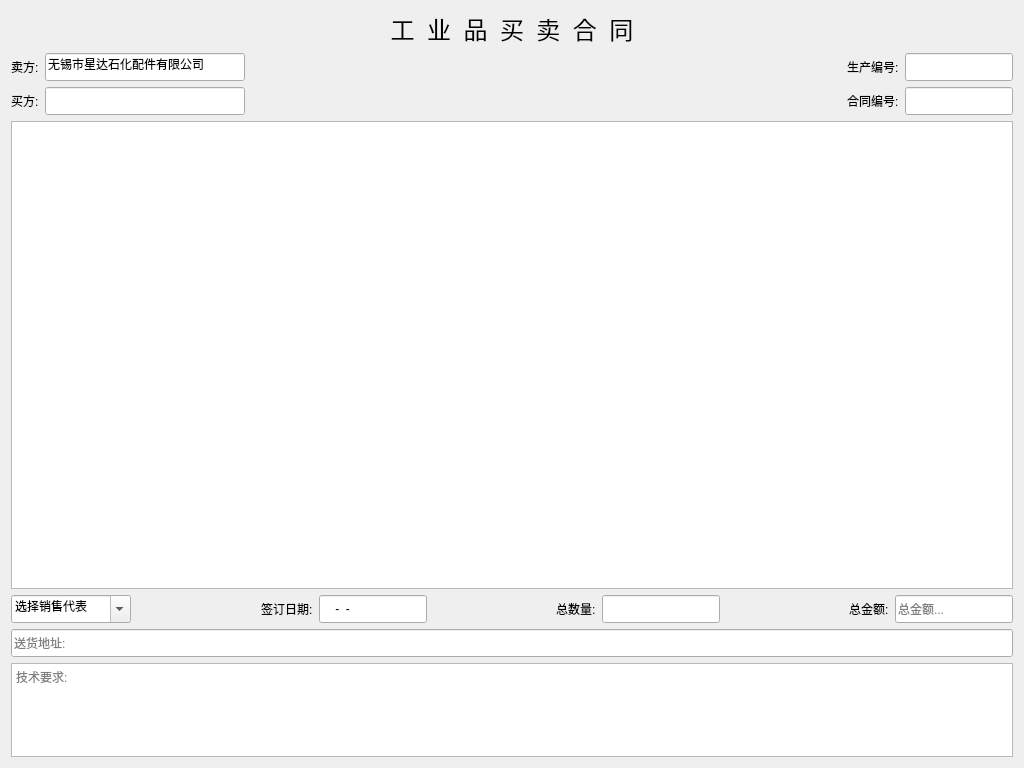
<?xml version="1.0" encoding="UTF-8"?>
<ui version="4.0">
 <class>WidgetOrder</class>
 <widget class="QWidget" name="WidgetOrder">
  <property name="geometry">
   <rect>
    <x>0</x>
    <y>0</y>
    <width>1024</width>
    <height>768</height>
   </rect>
  </property>
  <property name="windowTitle">
   <string>订单合同</string>
  </property>
  <property name="toolTip">
   <string/>
  </property>
  <layout class="QVBoxLayout" name="verticalLayout" stretch="0,0,5,0,1">
   <item>
    <widget class="QLabel" name="label">
     <property name="font">
      <font>
       <family>微软雅黑</family>
       <pointsize>18</pointsize>
      </font>
     </property>
     <property name="text">
      <string>工  业  品  买  卖  合  同</string>
     </property>
     <property name="alignment">
      <set>Qt::AlignCenter</set>
     </property>
    </widget>
   </item>
   <item>
    <layout class="QGridLayout" name="gridLayout_2" columnstretch="0,0,2,0,0">
     <item row="0" column="0">
      <widget class="QLabel" name="label_1">
       <property name="text">
        <string>卖方:</string>
       </property>
      </widget>
     </item>
     <item row="0" column="1">
      <widget class="QLineEdit" name="lineEdit_1">
       <property name="minimumSize">
        <size>
         <width>200</width>
         <height>28</height>
        </size>
       </property>
       <property name="text">
        <string>无锡市星达石化配件有限公司</string>
       </property>
      </widget>
     </item>
     <item row="0" column="2" rowspan="2">
      <spacer name="horizontalSpacer">
       <property name="orientation">
        <enum>Qt::Horizontal</enum>
       </property>
       <property name="sizeHint" stdset="0">
        <size>
         <width>508</width>
         <height>46</height>
        </size>
       </property>
      </spacer>
     </item>
     <item row="0" column="3">
      <widget class="QLabel" name="label_3">
       <property name="text">
        <string>生产编号:</string>
       </property>
      </widget>
     </item>
     <item row="0" column="4">
      <widget class="QLineEdit" name="lineEdit_3">
       <property name="minimumSize">
        <size>
         <width>0</width>
         <height>28</height>
        </size>
       </property>
      </widget>
     </item>
     <item row="1" column="0">
      <widget class="QLabel" name="label_2">
       <property name="text">
        <string>买方:</string>
       </property>
      </widget>
     </item>
     <item row="1" column="1">
      <widget class="QLineEdit" name="lineEdit_2">
       <property name="minimumSize">
        <size>
         <width>0</width>
         <height>28</height>
        </size>
       </property>
      </widget>
     </item>
     <item row="1" column="3">
      <widget class="QLabel" name="label_4">
       <property name="text">
        <string>合同编号:</string>
       </property>
      </widget>
     </item>
     <item row="1" column="4">
      <widget class="QLineEdit" name="lineEdit_4">
       <property name="minimumSize">
        <size>
         <width>0</width>
         <height>28</height>
        </size>
       </property>
       <property name="inputMask">
        <string/>
       </property>
      </widget>
     </item>
    </layout>
   </item>
   <item>
    <widget class="QTableWidget" name="TW_order">
     <property name="sizePolicy">
      <sizepolicy hsizetype="Preferred" vsizetype="Preferred">
       <horstretch>0</horstretch>
       <verstretch>0</verstretch>
      </sizepolicy>
     </property>
     <property name="toolTip">
      <string>合同明细</string>
     </property>
     <attribute name="horizontalHeaderStretchLastSection">
      <bool>true</bool>
     </attribute>
     <attribute name="verticalHeaderStretchLastSection">
      <bool>false</bool>
     </attribute>
    </widget>
   </item>
   <item>
    <layout class="QGridLayout" name="gridLayout">
     <item row="0" column="0">
      <widget class="QComboBox" name="comboBox">
       <property name="sizePolicy">
        <sizepolicy hsizetype="Fixed" vsizetype="Fixed">
         <horstretch>0</horstretch>
         <verstretch>0</verstretch>
        </sizepolicy>
       </property>
       <property name="minimumSize">
        <size>
         <width>120</width>
         <height>28</height>
        </size>
       </property>
       <property name="editable">
        <bool>true</bool>
       </property>
       <property name="currentText">
        <string>选择销售代表</string>
       </property>
      </widget>
     </item>
     <item row="0" column="1">
      <spacer name="horizontalSpacer_3">
       <property name="orientation">
        <enum>Qt::Horizontal</enum>
       </property>
       <property name="sizeHint" stdset="0">
        <size>
         <width>68</width>
         <height>20</height>
        </size>
       </property>
      </spacer>
     </item>
     <item row="0" column="2">
      <widget class="QLabel" name="label_7">
       <property name="text">
        <string>签订日期:</string>
       </property>
      </widget>
     </item>
     <item row="0" column="3">
      <widget class="QLineEdit" name="lineEdit_5">
       <property name="sizePolicy">
        <sizepolicy hsizetype="Fixed" vsizetype="Fixed">
         <horstretch>0</horstretch>
         <verstretch>0</verstretch>
        </sizepolicy>
       </property>
       <property name="minimumSize">
        <size>
         <width>0</width>
         <height>28</height>
        </size>
       </property>
       <property name="maximumSize">
        <size>
         <width>150</width>
         <height>28</height>
        </size>
       </property>
       <property name="inputMask">
        <string>0000-00-00</string>
       </property>
      </widget>
     </item>
     <item row="0" column="4">
      <spacer name="horizontalSpacer_4">
       <property name="orientation">
        <enum>Qt::Horizontal</enum>
       </property>
       <property name="sizeHint" stdset="0">
        <size>
         <width>40</width>
         <height>20</height>
        </size>
       </property>
      </spacer>
     </item>
     <item row="0" column="5">
      <widget class="QLabel" name="label_5">
       <property name="text">
        <string>总数量:</string>
       </property>
      </widget>
     </item>
     <item row="0" column="6">
      <widget class="QLineEdit" name="lineEdit_6">
       <property name="minimumSize">
        <size>
         <width>0</width>
         <height>28</height>
        </size>
       </property>
       <property name="maximumSize">
        <size>
         <width>150</width>
         <height>28</height>
        </size>
       </property>
      </widget>
     </item>
     <item row="0" column="7">
      <spacer name="horizontalSpacer_5">
       <property name="orientation">
        <enum>Qt::Horizontal</enum>
       </property>
       <property name="sizeHint" stdset="0">
        <size>
         <width>40</width>
         <height>20</height>
        </size>
       </property>
      </spacer>
     </item>
     <item row="0" column="8">
      <widget class="QLabel" name="label_10">
       <property name="text">
        <string>总金额:</string>
       </property>
      </widget>
     </item>
     <item row="0" column="9">
      <widget class="QLineEdit" name="lineEdit_7">
       <property name="minimumSize">
        <size>
         <width>0</width>
         <height>28</height>
        </size>
       </property>
       <property name="inputMask">
        <string/>
       </property>
       <property name="placeholderText">
        <string>总金额...</string>
       </property>
      </widget>
     </item>
     <item row="1" column="0" colspan="10">
      <widget class="QLineEdit" name="lineEdit_8">
       <property name="minimumSize">
        <size>
         <width>0</width>
         <height>28</height>
        </size>
       </property>
       <property name="toolTip">
        <string>送货地址</string>
       </property>
       <property name="placeholderText">
        <string>送货地址:</string>
       </property>
      </widget>
     </item>
    </layout>
   </item>
   <item>
    <widget class="QTextEdit" name="textEdit">
     <property name="toolTip">
      <string>技术要求</string>
     </property>
     <property name="documentTitle">
      <string/>
     </property>
     <property name="placeholderText">
      <string>技术要求:</string>
     </property>
    </widget>
   </item>
  </layout>
 </widget>
 <resources>
  <include location="../myImage.qrc"/>
 </resources>
 <connections/>
</ui>
